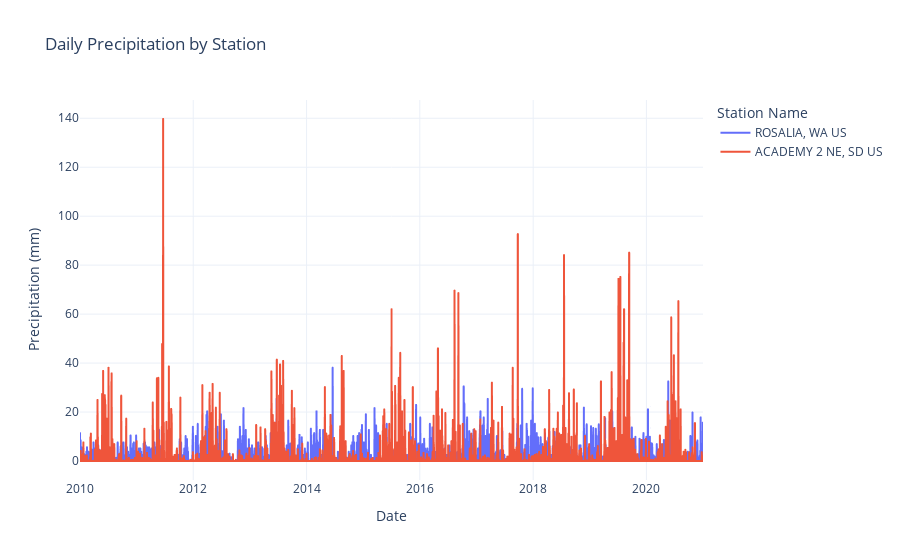

The code cell stored with this chart in its notebook:
### Code cell
fig = px.line(
    df,
    x='DATE',
    y='PRCP',
    color='NAME', 
    labels={
        'DATE': 'Date',
        'PRCP': 'Precipitation (mm)',
        'NAME': 'Station Name'
    },
    title='Daily Precipitation by Station'
)

fig.update_layout(
    xaxis_title='Date',
    yaxis_title='Precipitation (mm)',
    legend_title='Station Name',
    template='plotly_white'
)

fig.show()

### Figure 1 — Plotly figure (JSON) as saved in the notebook; plotly's stock layout.template omitted (floating-point values rounded to 4 significant figures; data arrays with more than 128 entries replaced by an {"elided": "..."} marker saying what was removed)
{"data": [{"hovertemplate": "Station Name=ROSALIA, WA US<br>Date=%{x}<br>Precipitation (mm)=%{y}<extra></extra>", "legendgroup": "ROSALIA, WA US", "line": {"color": "#636efa", "dash": "solid"}, "marker": {"symbol": "circle"}, "mode": "lines", "name": "ROSALIA, WA US", "showlegend": true, "type": "scattergl", "x": {"elided": "3936 str values"}, "xaxis": "x", "y": {"elided": "3936 float values"}, "yaxis": "y"}, {"hovertemplate": "Station Name=ACADEMY 2 NE, SD US<br>Date=%{x}<br>Precipitation (mm)=%{y}<extra></extra>", "legendgroup": "ACADEMY 2 NE, SD US", "line": {"color": "#EF553B", "dash": "solid"}, "marker": {"symbol": "circle"}, "mode": "lines", "name": "ACADEMY 2 NE, SD US", "showlegend": true, "type": "scattergl", "x": {"elided": "4002 str values"}, "xaxis": "x", "y": {"elided": "4002 float values"}, "yaxis": "y"}], "layout": {"legend": {"title": {"text": "Station Name"}, "tracegroupgap": 0}, "title": {"text": "Daily Precipitation by Station"}, "xaxis": {"anchor": "y", "domain": [0, 1], "title": {"text": "Date"}}, "yaxis": {"anchor": "x", "domain": [0, 1], "title": {"text": "Precipitation (mm)"}}}}
